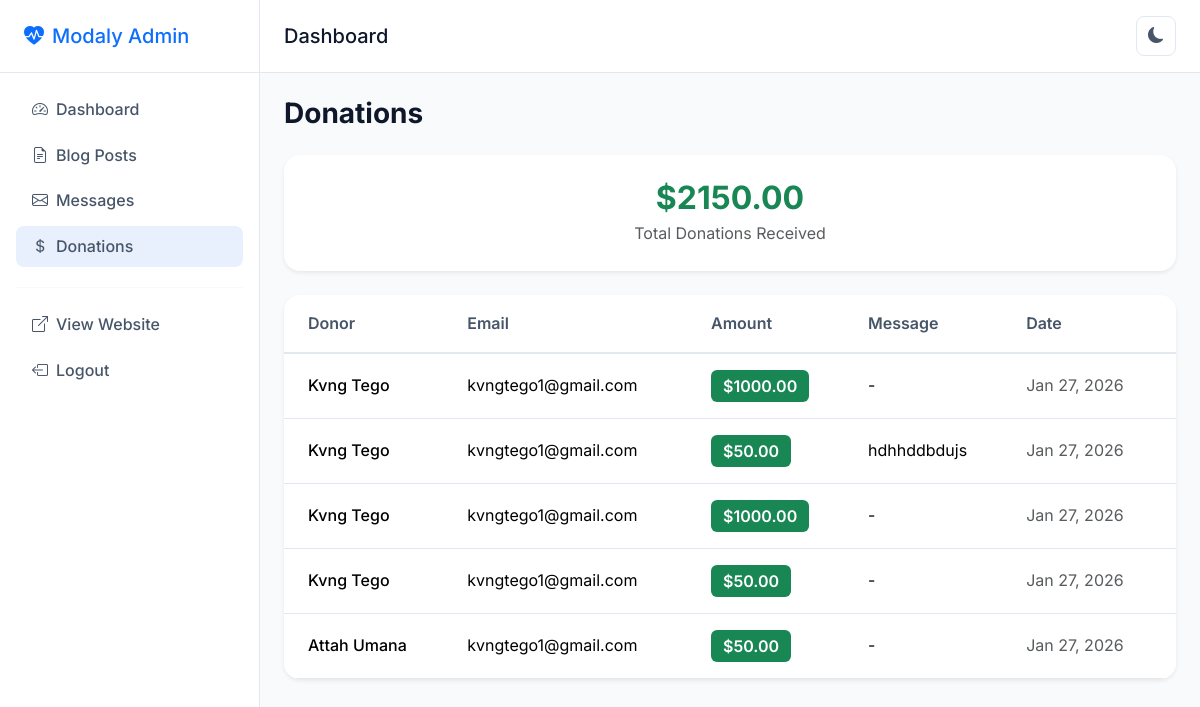
/admin/donations (signed in), run on the app's committed database.
### app.py (models this page shows)
class Donation(db.Model):
    id = db.Column(db.Integer, primary_key=True)
    name = db.Column(db.String(100), nullable=False)
    email = db.Column(db.String(120), nullable=False)
    amount = db.Column(db.Float, nullable=False)
    message = db.Column(db.Text)
    created_at = db.Column(db.DateTime, default=datetime.utcnow)

### app.py (the view)
@app.route('/admin/donations')
@login_required
def admin_donations():
    donations = Donation.query.order_by(Donation.created_at.desc()).all()
    total = db.session.query(db.func.sum(Donation.amount)).scalar() or 0
    return render_template('admin/donations.html', donations=donations, total=total)

### app.py (called while the page is built)
def login_required(f):
    @wraps(f)
    def decorated_function(*args, **kwargs):
        if 'user_id' not in session:
            flash('Please log in to access this page.', 'warning')
            return redirect(url_for('login'))
        return f(*args, **kwargs)
    return decorated_function

@app.context_processor
def inject_globals():
    return {'current_year': datetime.now().year}

### templates/admin/donations.html (shortened to what this page needs)
{% extends 'admin/base.html' %}
{% block content %}
<div class="d-flex justify-content-between align-items-center mb-4 fade-in">
    <h1 class="h3 fw-bold mb-0">Donations</h1>
</div>
<div class="card border-0 shadow-sm mb-4 fade-in">
    <div class="card-body text-center py-4">
        <h2 class="text-success fw-bold mb-1">${{ "%.2f"|format(total) }}</h2>
        <p class="text-muted mb-0">Total Donations Received</p>
    </div>
</div>
<div class="card border-0 shadow-sm fade-in">
    <div class="card-body p-0">
        {% if donations %}
        <div class="table-responsive">
            <table class="table table-hover align-middle mb-0">
                <thead class="bg-light">
                    <tr>
                        <th class="ps-4">Donor</th>
                        <th>Email</th>
                        <th>Amount</th>
                        <th>Message</th>
                        <th class="pe-4">Date</th>
                    </tr>
                </thead>
                <tbody>
                    {% for donation in donations %}
                    <tr>
                        <td class="ps-4 fw-medium">{{ donation.name }}</td>
                        <td>{{ donation.email }}</td>
                        <td><span class="badge bg-success fs-6">${{ "%.2f"|format(donation.amount) }}</span></td>
                        <td>{{ (donation.message[:40] + '...') if donation.message and donation.message|length > 40 else (donation.message or '-') }}</td>
                        <td class="pe-4 text-muted">{{ donation.created_at.strftime('%b %d, %Y') }}</td>
                    </tr>
                    {% endfor %}
                </tbody>
            </table>
        </div>
        {% endif %}
    </div>
</div>
{% endblock %}

### static/css/style.css (style rules this page uses)
:root { --primary: #2563eb; --primary-dark: #1d4ed8; --primary-light: #3b82f6; --secondary: #64748b; --success: #10b981; --warning: #f59e0b; --danger: #ef4444; --bg-primary: #ffffff; --bg-secondary: #f8fafc; --bg-tertiary: #f1f5f9; --bg-card: #ffffff; --text-primary: #0f172a; --text-secondary: #475569; --text-muted: #94a3b8; --border-color: #e2e8f0; --shadow-sm: 0 1px 2px rgba(0, 0, 0, 0.05); --shadow-md: 0 4px 6px -1px rgba(0, 0, 0, 0.1), 0 2px 4px -1px rgba(0, 0, 0, 0.06); --shadow-lg: 0 10px 15px -3px rgba(0, 0, 0, 0.1), 0 4px 6px -2px rgba(0, 0, 0, 0.05); --shadow-xl: 0 20px 25px -5px rgba(0, 0, 0, 0.1), 0 10px 10px -5px rgba(0, 0, 0, 0.04); --transition-fast: 150ms ease; --transition-base: 300ms ease; --transition-slow: 500ms ease; }
* { transition: background-color var(--transition-base), border-color var(--transition-base), box-shadow var(--transition-base); }
html { scroll-behavior: smooth; }
body { font-family: 'Inter', -apple-system, BlinkMacSystemFont, 'Segoe UI', Roboto, sans-serif; background-color: var(--bg-primary); color: var(--text-primary); line-height: 1.6; overflow-x: hidden; }
.card { background-color: var(--bg-card); border: 1px solid var(--border-color); border-radius: 1rem; box-shadow: var(--shadow-sm); transition: all var(--transition-base); overflow: hidden; }
.card-body { padding: 1.5rem; }
.bg-light { background-color: var(--bg-secondary) !important; }
.table { color: var(--text-primary); margin-bottom: 0; }
.table th { color: var(--text-secondary); font-weight: 600; border-bottom: 2px solid var(--border-color); padding: 1rem; }
.table td { border-bottom: 1px solid var(--border-color); padding: 1rem; vertical-align: middle; }
.table-hover tbody tr { transition: background-color var(--transition-fast); }
.badge { font-weight: 600; padding: 0.5em 0.75em; border-radius: 0.375rem; }
.fade-in { animation: fadeIn 0.3s ease-in; }
* { -webkit-font-smoothing: antialiased; -moz-osx-font-smoothing: grayscale; }
html { visibility: visible; opacity: 1; }
[data-theme="dark"] .fade-in, [data-theme="light"] .fade-in { animation-duration: 0.2s; }
.table-hover tbody tr { transition: none !important; }

### data on the page
Donation: name "Kvng Tego", email "kvngtego1@gmail.com", amount "1000.00", message "-", created_at "Jan 27, 2026"
Donation: name "Kvng Tego", email "kvngtego1@gmail.com", amount "50.00", message "hdhhddbdujs", created_at "Jan 27, 2026"
Donation: name "Kvng Tego", email "kvngtego1@gmail.com", amount "1000.00", message "-", created_at "Jan 27, 2026"
Donation: name "Kvng Tego", email "kvngtego1@gmail.com", amount "50.00", message "-", created_at "Jan 27, 2026"
Donation: name "Attah Umana", email "kvngtego1@gmail.com", amount "50.00", message "-", created_at "Jan 27, 2026"

### other printed values
{{ "%.2f"|format(total) }} "2150.00"
